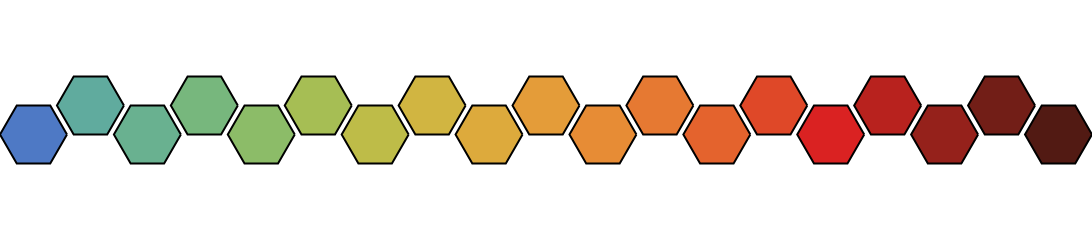

Write notebook code for a chart like this one.
### Markdown cell above
Pandas is an all-purpose package for working with tables. 

PIL (Python Image Library, otherwise known as Pillow) allows us to manipulate images.

Plotly is my favorite chart-builder for python. MatplotLib and Seaborn work just as well! It is here to visualize our data before we bring it into Tableau.

### Code cell
import plotly.graph_objects as go
import numpy as np

def hexagon_points(center_x, center_y, size):
    """Generate the x, y coordinates of a hexagon centered at (center_x, center_y)."""
    angles = np.linspace(0, 2 * np.pi, 7)
    x = center_x + size * np.cos(angles)
    y = center_y + size * np.sin(angles)
    return x, y

def plot_interlocking_hex_palette(hex_colors, hex_size=50, spacing=10):
    fig = go.Figure()
    
    dx = 1.5 * hex_size + spacing  # Horizontal spacing between columns
    dy = np.sqrt(3) * hex_size / 2  # Vertical height of a hexagon

    for i, color in enumerate(hex_colors):
        x_center = i * dx
        # Offset every other hexagon vertically
        y_center = dy if i % 2 == 1 else 0

        x_hex, y_hex = hexagon_points(x_center, y_center, hex_size)
        
        fig.add_trace(go.Scatter(
            x=x_hex, y=y_hex,
            fill="toself",
            mode="lines",
            line=dict(color="black"),
            fillcolor=color,
            hoverinfo="skip"
        ))

    fig.update_layout(
        showlegend=False,
        xaxis=dict(visible=False),
        yaxis=dict(visible=False, scaleanchor="x"),  # keep aspect ratio square
        margin=dict(l=0, r=0, t=0, b=0),
        plot_bgcolor="white",
        width=int(len(hex_colors) * dx),
        height=int(2 * dy + hex_size)
    )

    fig.show()

# Example usage


hex_colors = [

  "#4E79C5",
  "#60AB9E",
  "#69B190",
  "#77B77D",
  "#8CBC68",
  "#A6BE54",
  "#BEBC48",
  "#D1B541",
  "#DDAA3C",
  "#E49C39",
  "#E78C35",
  "#E67932",
  "#E4632D",
  "#DF4828",
  "#DA2222",
  "#B8221E",
  "#95211B",
  "#721E17",
  "#521A13"
]
plot_interlocking_hex_palette(hex_colors)

### Figure 1 — Plotly figure (JSON) as saved in the notebook; plotly's stock layout.template omitted (floating-point values rounded to 4 significant figures)
{"data": [{"fill": "toself", "fillcolor": "#4E79C5", "hoverinfo": "skip", "line": {"color": "black"}, "mode": "lines", "type": "scatter", "x": [50.0, 25.0, -25.0, -50.0, -25.0, 25.0, 50.0], "y": [0.0, 43.3, 43.3, 6.123e-15, -43.3, -43.3, -1.225e-14]}, {"fill": "toself", "fillcolor": "#60AB9E", "hoverinfo": "skip", "line": {"color": "black"}, "mode": "lines", "type": "scatter", "x": [135.0, 110.0, 60.0, 35.0, 60.0, 110.0, 135.0], "y": [43.3, 86.6, 86.6, 43.3, 7.105e-15, -2.132e-14, 43.3]}, {"fill": "toself", "fillcolor": "#69B190", "hoverinfo": "skip", "line": {"color": "black"}, "mode": "lines", "type": "scatter", "x": [220.0, 195.0, 145.0, 120.0, 145.0, 195.0, 220.0], "y": [0.0, 43.3, 43.3, 6.123e-15, -43.3, -43.3, -1.225e-14]}, {"fill": "toself", "fillcolor": "#77B77D", "hoverinfo": "skip", "line": {"color": "black"}, "mode": "lines", "type": "scatter", "x": [305.0, 280.0, 230.0, 205.0, 230.0, 280.0, 305.0], "y": [43.3, 86.6, 86.6, 43.3, 7.105e-15, -2.132e-14, 43.3]}, {"fill": "toself", "fillcolor": "#8CBC68", "hoverinfo": "skip", "line": {"color": "black"}, "mode": "lines", "type": "scatter", "x": [390.0, 365.0, 315.0, 290.0, 315.0, 365.0, 390.0], "y": [0.0, 43.3, 43.3, 6.123e-15, -43.3, -43.3, -1.225e-14]}, {"fill": "toself", "fillcolor": "#A6BE54", "hoverinfo": "skip", "line": {"color": "black"}, "mode": "lines", "type": "scatter", "x": [475.0, 450.0, 400.0, 375.0, 400.0, 450.0, 475.0], "y": [43.3, 86.6, 86.6, 43.3, 7.105e-15, -2.132e-14, 43.3]}, {"fill": "toself", "fillcolor": "#BEBC48", "hoverinfo": "skip", "line": {"color": "black"}, "mode": "lines", "type": "scatter", "x": [560.0, 535.0, 485.0, 460.0, 485.0, 535.0, 560.0], "y": [0.0, 43.3, 43.3, 6.123e-15, -43.3, -43.3, -1.225e-14]}, {"fill": "toself", "fillcolor": "#D1B541", "hoverinfo": "skip", "line": {"color": "black"}, "mode": "lines", "type": "scatter", "x": [645.0, 620.0, 570.0, 545.0, 570.0, 620.0, 645.0], "y": [43.3, 86.6, 86.6, 43.3, 7.105e-15, -2.132e-14, 43.3]}, {"fill": "toself", "fillcolor": "#DDAA3C", "hoverinfo": "skip", "line": {"color": "black"}, "mode": "lines", "type": "scatter", "x": [730.0, 705.0, 655.0, 630.0, 655.0, 705.0, 730.0], "y": [0.0, 43.3, 43.3, 6.123e-15, -43.3, -43.3, -1.225e-14]}, {"fill": "toself", "fillcolor": "#E49C39", "hoverinfo": "skip", "line": {"color": "black"}, "mode": "lines", "type": "scatter", "x": [815.0, 790.0, 740.0, 715.0, 740.0, 790.0, 815.0], "y": [43.3, 86.6, 86.6, 43.3, 7.105e-15, -2.132e-14, 43.3]}, {"fill": "toself", "fillcolor": "#E78C35", "hoverinfo": "skip", "line": {"color": "black"}, "mode": "lines", "type": "scatter", "x": [900.0, 875.0, 825.0, 800.0, 825.0, 875.0, 900.0], "y": [0.0, 43.3, 43.3, 6.123e-15, -43.3, -43.3, -1.225e-14]}, {"fill": "toself", "fillcolor": "#E67932", "hoverinfo": "skip", "line": {"color": "black"}, "mode": "lines", "type": "scatter", "x": [985.0, 960.0, 910.0, 885.0, 910.0, 960.0, 985.0], "y": [43.3, 86.6, 86.6, 43.3, 7.105e-15, -2.132e-14, 43.3]}, {"fill": "toself", "fillcolor": "#E4632D", "hoverinfo": "skip", "line": {"color": "black"}, "mode": "lines", "type": "scatter", "x": [1070.0, 1045.0, 995.0, 970.0, 995.0, 1045.0, 1070.0], "y": [0.0, 43.3, 43.3, 6.123e-15, -43.3, -43.3, -1.225e-14]}, {"fill": "toself", "fillcolor": "#DF4828", "hoverinfo": "skip", "line": {"color": "black"}, "mode": "lines", "type": "scatter", "x": [1155.0, 1130.0, 1080.0, 1055.0, 1080.0, 1130.0, 1155.0], "y": [43.3, 86.6, 86.6, 43.3, 7.105e-15, -2.132e-14, 43.3]}, {"fill": "toself", "fillcolor": "#DA2222", "hoverinfo": "skip", "line": {"color": "black"}, "mode": "lines", "type": "scatter", "x": [1240.0, 1215.0, 1165.0, 1140.0, 1165.0, 1215.0, 1240.0], "y": [0.0, 43.3, 43.3, 6.123e-15, -43.3, -43.3, -1.225e-14]}, {"fill": "toself", "fillcolor": "#B8221E", "hoverinfo": "skip", "line": {"color": "black"}, "mode": "lines", "type": "scatter", "x": [1325.0, 1300.0, 1250.0, 1225.0, 1250.0, 1300.0, 1325.0], "y": [43.3, 86.6, 86.6, 43.3, 7.105e-15, -2.132e-14, 43.3]}, {"fill": "toself", "fillcolor": "#95211B", "hoverinfo": "skip", "line": {"color": "black"}, "mode": "lines", "type": "scatter", "x": [1410.0, 1385.0, 1335.0, 1310.0, 1335.0, 1385.0, 1410.0], "y": [0.0, 43.3, 43.3, 6.123e-15, -43.3, -43.3, -1.225e-14]}, {"fill": "toself", "fillcolor": "#721E17", "hoverinfo": "skip", "line": {"color": "black"}, "mode": "lines", "type": "scatter", "x": [1495.0, 1470.0, 1420.0, 1395.0, 1420.0, 1470.0, 1495.0], "y": [43.3, 86.6, 86.6, 43.3, 7.105e-15, -2.132e-14, 43.3]}, {"fill": "toself", "fillcolor": "#521A13", "hoverinfo": "skip", "line": {"color": "black"}, "mode": "lines", "type": "scatter", "x": [1580.0, 1555.0, 1505.0, 1480.0, 1505.0, 1555.0, 1580.0], "y": [0.0, 43.3, 43.3, 6.123e-15, -43.3, -43.3, -1.225e-14]}], "layout": {"height": 136, "margin": {"b": 0, "l": 0, "r": 0, "t": 0}, "plot_bgcolor": "white", "showlegend": false, "width": 1615, "xaxis": {"visible": false}, "yaxis": {"scaleanchor": "x", "visible": false}}}
